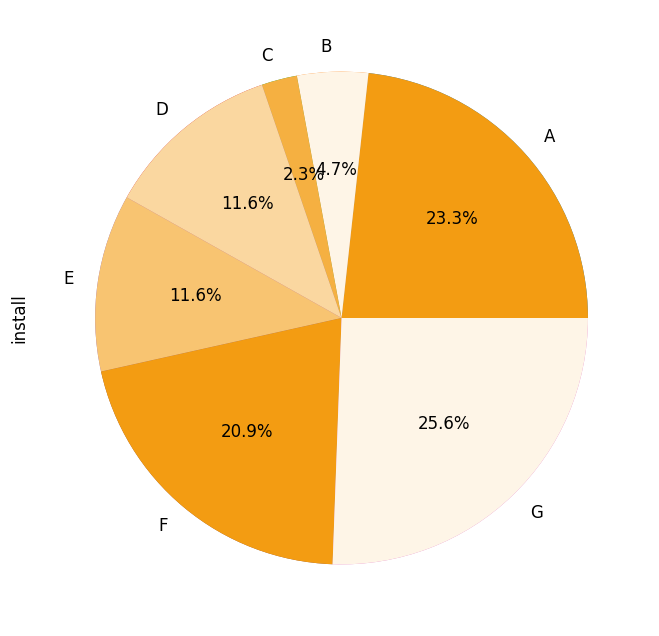

Generate this figure with Python:
import mysql.connector
import  pandas as  pd
import matplotlib.pyplot as plt

config = { 
    "user": "root", 
    "password": "-", 
    "host": "10.211.55.7", #local 
    "database": "orcl", #Database name 
    "port": "3306" #port는 최초 설치 시 입력한 값(기본값은 3306) 
} 


conn = mysql.connector.connect(**config)

# db select, insert, update, delete 작업 객체
cursor = conn.cursor()

# 실행할 select 문 구성
sql = """
select channel, sum(install)
from gagong
group by channel;

"""
           
# sql 을 실행해서 cursor (메모리) 에 담는다. 
cursor.execute(sql)

# cursor(메모리)에 담긴 결과 셋 얻어오기
resultList = cursor.fetchall()  # tuple 이 들어있는 list
df = pd.DataFrame(resultList)  # 판다스 데이터 프레임으로 변환 
df.columns = ['channel', 'install']   #  컬럼명을 만들어 줍니다. 
print(df[['channel','install']])


# 시각화 
result = df['install']
result.index = df['channel']
result.plot(kind='pie')
colors = ['#F39C12','#FEF5E7','#F5B041','#FAD7A0','#F8C471']
plt.pie(result, autopct='%0.1f%%', colors=colors)
plt.show()
